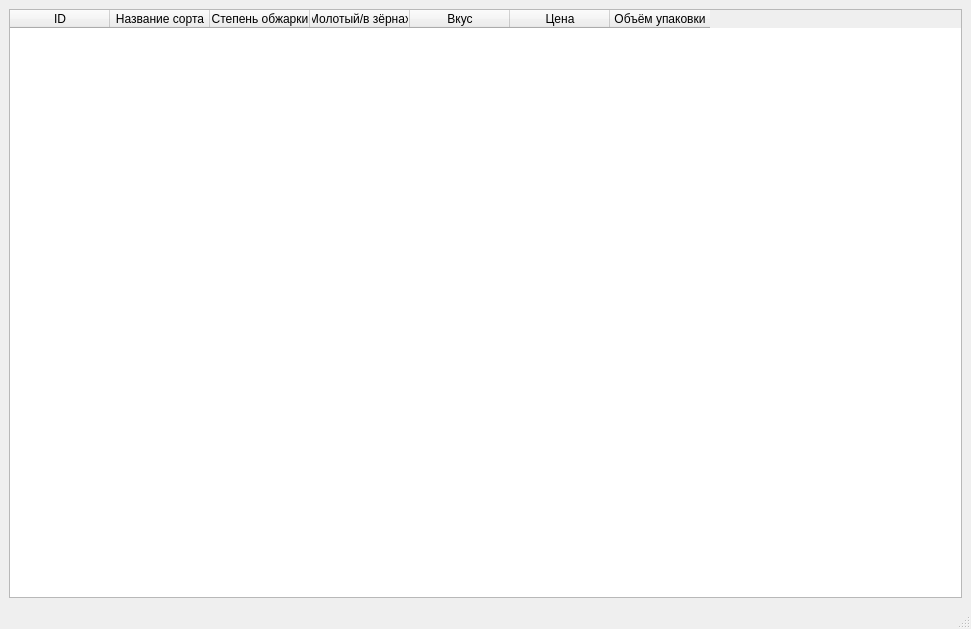
<?xml version="1.0" encoding="UTF-8"?>
<ui version="4.0">
 <class>MainWindow</class>
 <widget class="QMainWindow" name="MainWindow">
  <property name="geometry">
   <rect>
    <x>0</x>
    <y>0</y>
    <width>971</width>
    <height>629</height>
   </rect>
  </property>
  <property name="windowTitle">
   <string>Кофе</string>
  </property>
  <widget class="QWidget" name="centralwidget">
   <layout class="QVBoxLayout" name="verticalLayout">
    <item>
     <widget class="QTableWidget" name="coffee_table">
      <property name="layoutDirection">
       <enum>Qt::LeftToRight</enum>
      </property>
      <property name="sizeAdjustPolicy">
       <enum>QAbstractScrollArea::AdjustToContents</enum>
      </property>
      <attribute name="verticalHeaderVisible">
       <bool>false</bool>
      </attribute>
      <column>
       <property name="text">
        <string>ID</string>
       </property>
      </column>
      <column>
       <property name="text">
        <string>Название сорта</string>
       </property>
      </column>
      <column>
       <property name="text">
        <string>Степень обжарки</string>
       </property>
      </column>
      <column>
       <property name="text">
        <string>Молотый/в зёрнах</string>
       </property>
      </column>
      <column>
       <property name="text">
        <string>Вкус</string>
       </property>
      </column>
      <column>
       <property name="text">
        <string>Цена</string>
       </property>
      </column>
      <column>
       <property name="text">
        <string>Объём упаковки</string>
       </property>
      </column>
     </widget>
    </item>
   </layout>
  </widget>
  <widget class="QMenuBar" name="menubar">
   <property name="geometry">
    <rect>
     <x>0</x>
     <y>0</y>
     <width>971</width>
     <height>21</height>
    </rect>
   </property>
  </widget>
  <widget class="QStatusBar" name="statusbar"/>
  <action name="clear_db_action">
   <property name="text">
    <string>Очистить базу данных...</string>
   </property>
  </action>
 </widget>
 <resources/>
 <connections/>
</ui>
